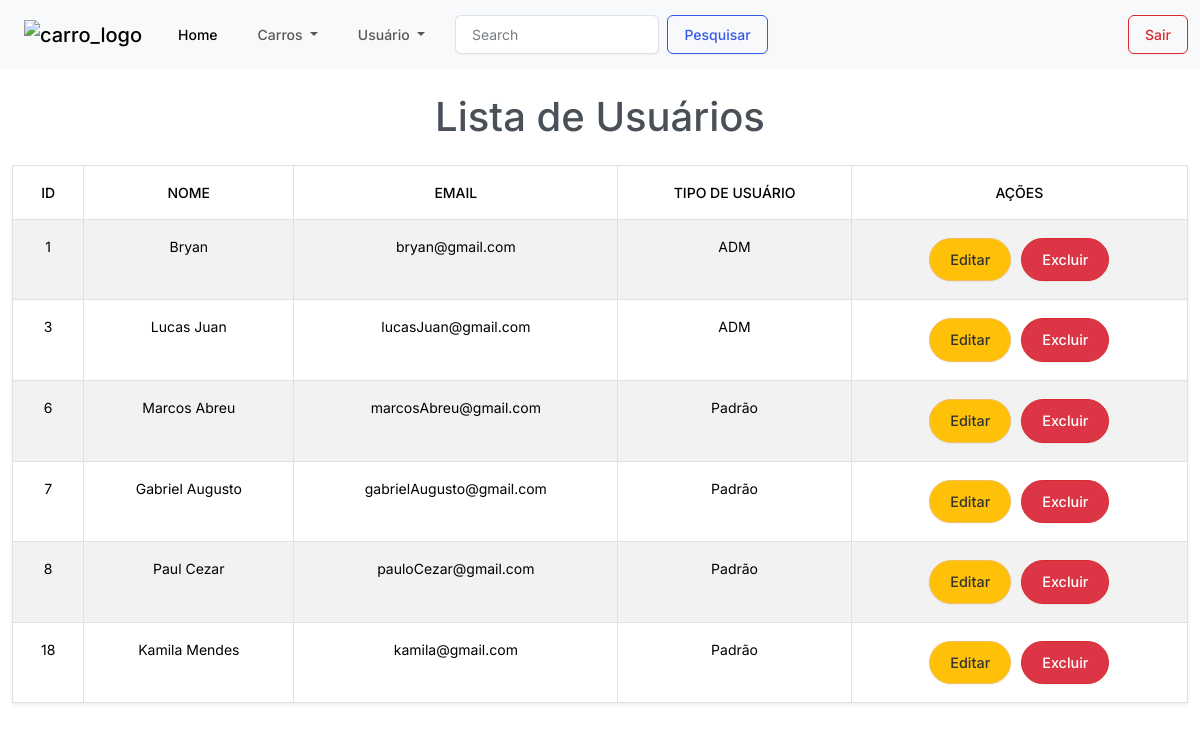
The page /listaUsuarios.php on the database as committed earlier.
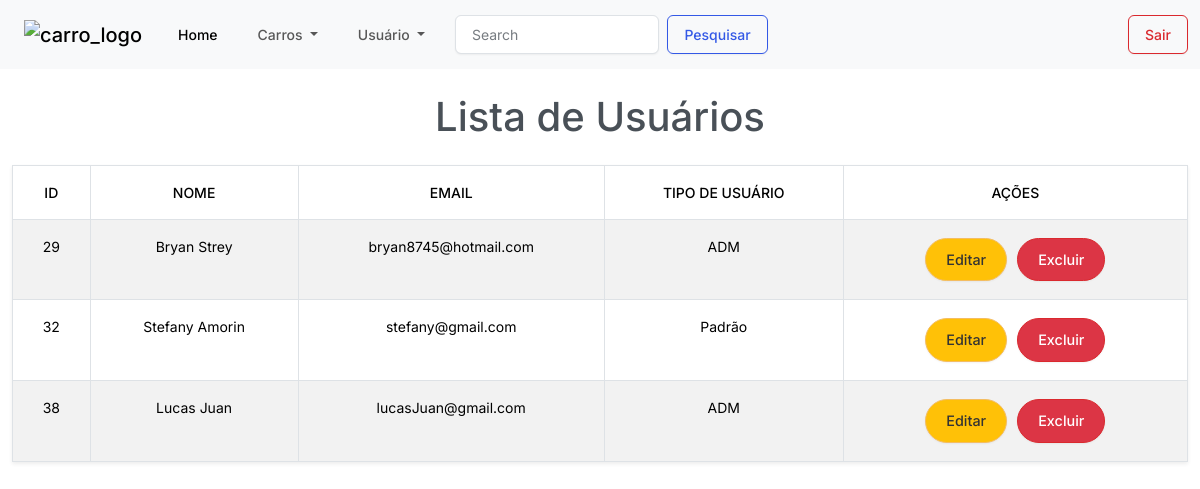
The same page on the database as committed later.
### tables this page shows
CREATE TABLE `usuario` (
  `id` int NOT NULL,
  `nome` varchar(50) NOT NULL,
  `email` varchar(100) NOT NULL,
  `senha` varchar(50) NOT NULL,
  `tipoUsuario` varchar(10) NOT NULL
);

### listaUsuarios.php (the view, shortened to what this page needs)
<?php
include 'conexao.php';
$sqlListagem = "SELECT * FROM usuario";
$resultado = $conn->query($sqlListagem);
?>
<!DOCTYPE html>
<html lang="pt-BR">
<head>
    <link href="https://bootswatch.com/5/zephyr/bootstrap.min.css" rel="stylesheet">
    <link rel="stylesheet" href="src/style/index.css">
</head>
<header class="header">
    <nav class="navbar navbar-expand-lg bg-body-tertiary">
        <div class="container-fluid">
            <a class="navbar-brand" href="paginaInicial.php"><img class="logo" src="img/perfil/car.png" alt="carro_logo"></a>
            <div class="collapse navbar-collapse" id="navbarSupportedContent">
                <ul class="navbar-nav me-auto mb-2 mb-lg-0">
                    <li class="nav-item">
                        <a class="nav-link active" aria-current="page" href="paginaInicial.php">Home</a>
                    </li>
                    <li class="nav-item dropdown">
                        <a class="nav-link dropdown-toggle" role="button" data-bs-toggle="dropdown" aria-expanded="false" id="dropdownMenuLink">
                            Carros
                        </a>
                    </li>
                    <li class="nav-item dropdown">
                        <a class="nav-link dropdown-toggle" role="button" data-bs-toggle="dropdown" aria-expanded="false" id="dropdownMenuLink1">
                            Usuário
                        </a>
                    </li>
                </ul>
                <form class="d-flex" role="search">
                    <input class="form-control me-2" type="search" placeholder="Search" aria-label="Search" style="margin-left:10px">
                    <button class="btn btn-outline-primary" type="submit">Pesquisar</button>
                </form>
                <a class="btn btn-outline-danger" href="login.php">Sair</a>
            </div>
        </div>
    </nav>
</header>
<body>
<div class="container">
    <h1 class="my-4 text-center">Lista de Usuários</h1>
    <?php if ($resultado->num_rows > 0): ?>
        <table class="table table-striped table-hover table-bordered shadow-sm">
            <thead>
            <tr>
                <th>ID</th>
                <th>Nome</th>
                <th>Email</th>
                <th>Tipo de Usuário</th>
                <th>Ações</th>
            </tr>
            </thead>
            <tbody>
            <?php
            while ($row = $resultado->fetch_assoc()) {
                echo "<tr>";
                echo "<td>" . $row['id'] . "</td>";
                echo "<td>" . $row['nome'] . "</td>";
                echo "<td>" . $row['email'] . "</td>";
                echo "<td>" . $row['tipoUsuario'] . "</td>";
                echo "<td>";
                echo "<button class='btn btn-warning btn-editar' data-id='" . $row['id'] . "' data-nome='" . $row['nome'] . "' data-email='" . $row['email'] . "'>Editar</button>";
                echo "<button class='btn btn-danger btn-excluir' data-id='" . $row['id'] . "'>Excluir</button>";
                echo "</td>";
                echo "</tr>";
            }
            ?>
            </tbody>
        </table>
    <?php else: ?>
        <p class="alert alert-warning">Não há usuários registrados.</p>
    <?php endif; ?>
</div>
</body>
</html>

### src/style/index.css (style rules this page uses)
.header { background-color: red; }
.d-flex { margin-right: 35%; }
.container-fluid { margin-left: 1%; }
.logo { height: 40px; width: 40px; }
table { margin-top: 20px; font-size: 0.9rem; width: 100%; }
th, td { padding: 8px; text-align: center; }
th { background-color: #007bff; color: white; }
td { background-color: #f9f9f9; }
tbody tr:nth-child(even) { background-color: #f2f2f2; }
.btn-editar, .btn-excluir { margin: 2px 5px; font-size: 0.8rem; }
.container { max-width: 900px; margin: 0 auto; }
.btn-editar, .btn-excluir { padding: 10px 20px; font-size: 0.9rem; border-radius: 25px; text-decoration: none; display: inline-block; transition: transform 0.3s ease, background-color 0.3s ease; }
.btn-editar { background-color: #ffc107; color: #333; }
.btn-excluir { background-color: #dc3545; color: white; }
.container { max-width: 1200px; margin: 0 auto; }

Rows that differ between the two databases and show on the page:
removed usuario: id "1", nome "Bryan", email "bryan@gmail.com", tipoUsuario "ADM"
removed usuario: id "3", nome "Lucas Juan", email "lucasJuan@gmail.com", tipoUsuario "ADM"
removed usuario: id "6", nome "Marcos Abreu", email "marcosAbreu@gmail.com", tipoUsuario "Padrão"
removed usuario: id "7", nome "Gabriel Augusto", email "gabrielAugusto@gmail.com", tipoUsuario "Padrão"
removed usuario: id "8", nome "Paul Cezar", email "pauloCezar@gmail.com", tipoUsuario "Padrão"
removed usuario: id "18", nome "Kamila Mendes", email "kamila@gmail.com", tipoUsuario "Padrão"
added usuario: id "29", nome "Bryan Strey", email "bryan8745@hotmail.com", tipoUsuario "ADM"
added usuario: id "32", nome "Stefany Amorin", email "stefany@gmail.com", tipoUsuario "Padrão"
added usuario: id "38", nome "Lucas Juan", email "lucasJuan@gmail.com", tipoUsuario "ADM"
